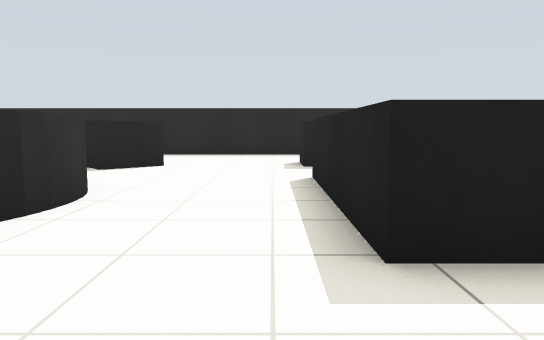
view 1 (above)

24 first-person views from a walk through a robot-simulator world made for Gazebo. The camera is 0.83 m above the floor, tilts 6° down and sees 70° across. The floor is counted in squares, 1 m on a side. Each view is taken from the middle of a square. On the plan, view 1 faces up. The plan holds only what a view shows up to about 12 squares ahead; the rest is blank.

view 2
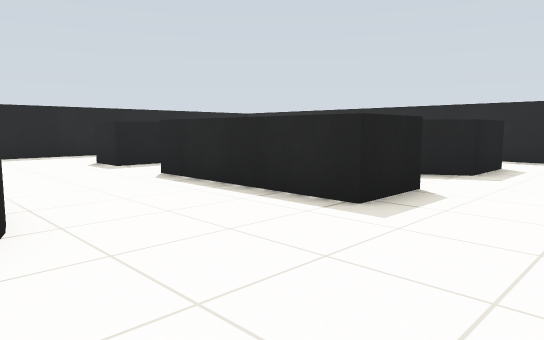

view 3
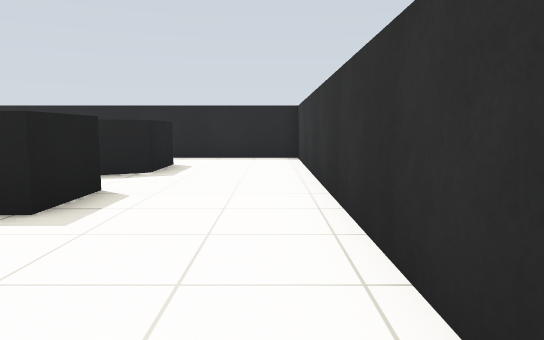

view 4
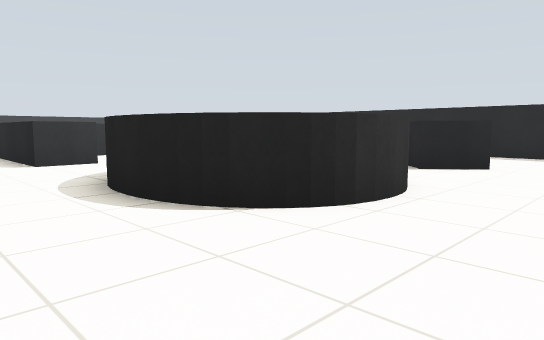

view 5
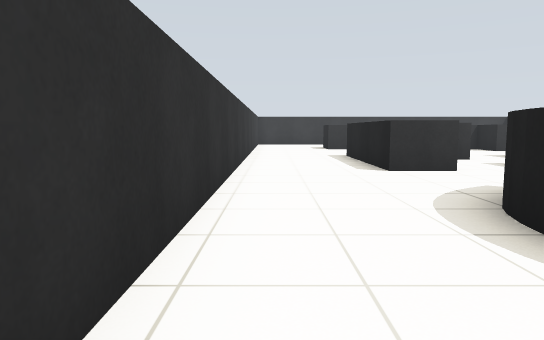

view 6
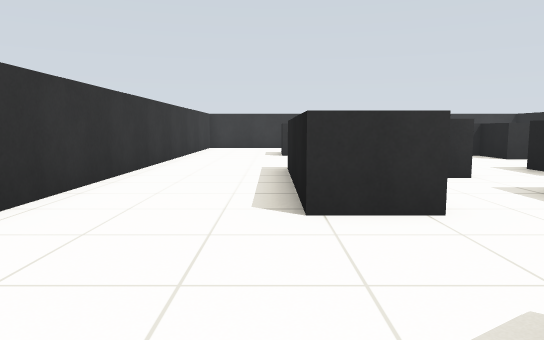

view 7
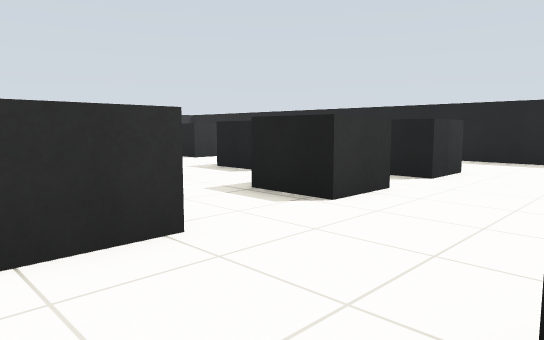

view 8
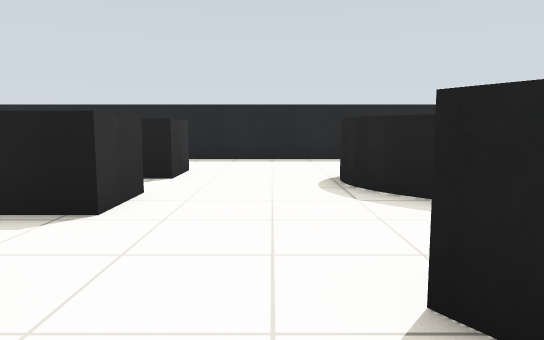

view 9
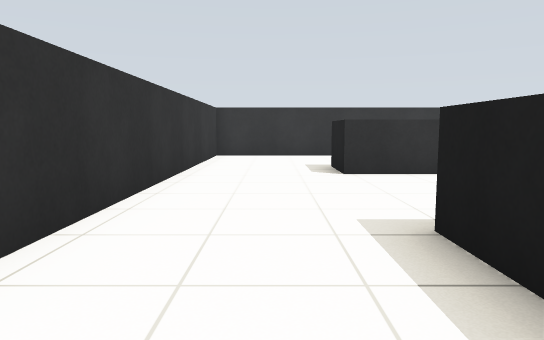

view 10
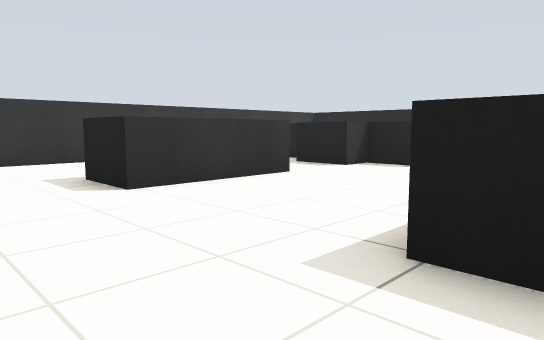

view 11
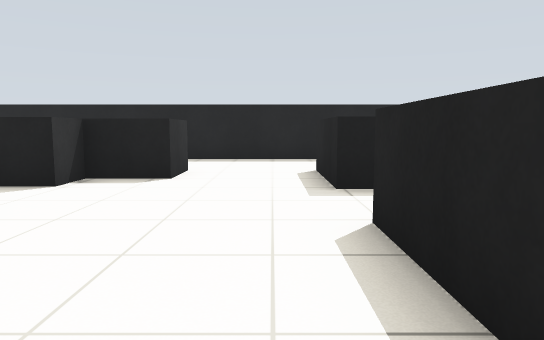

view 12
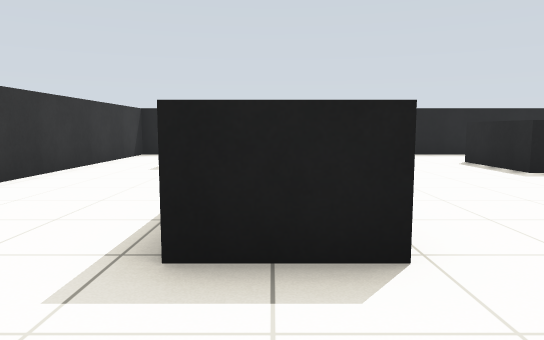

view 13
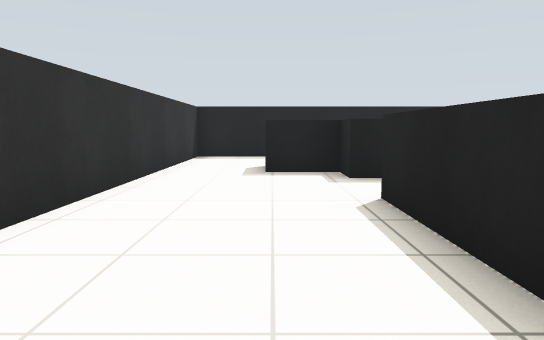

view 14
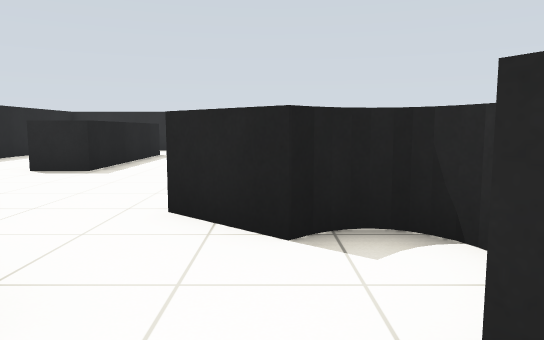

view 15
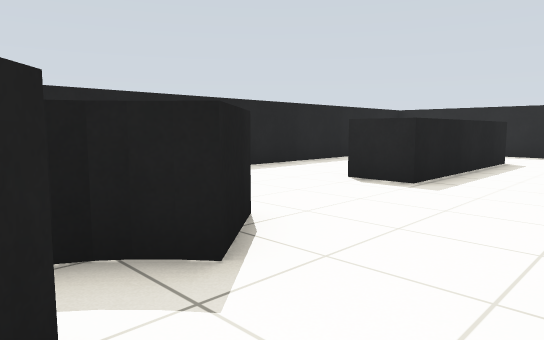

view 16
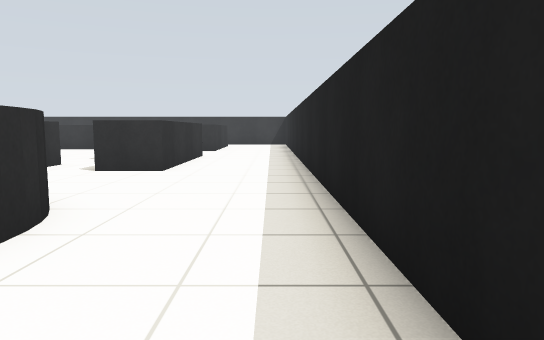

view 17
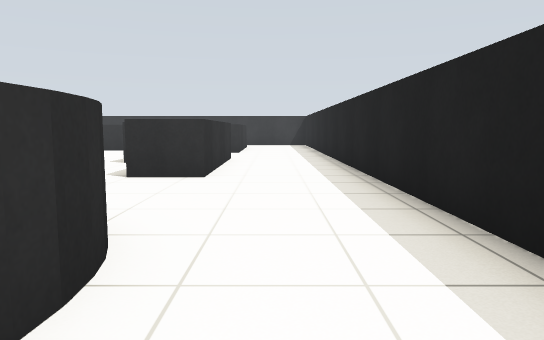

view 18
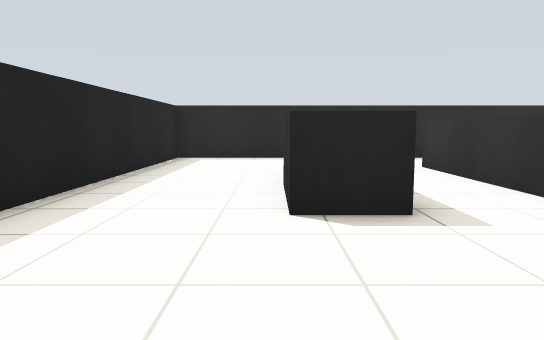

view 19
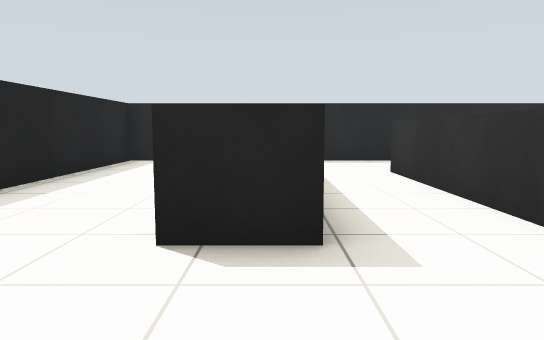

view 20
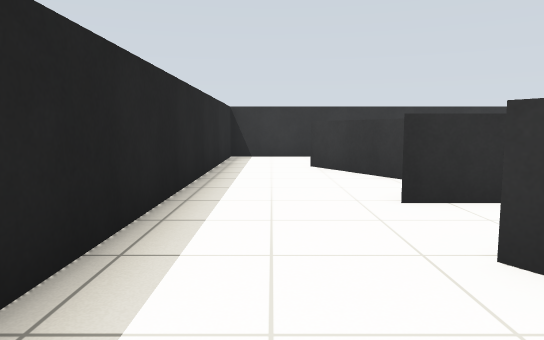

view 21
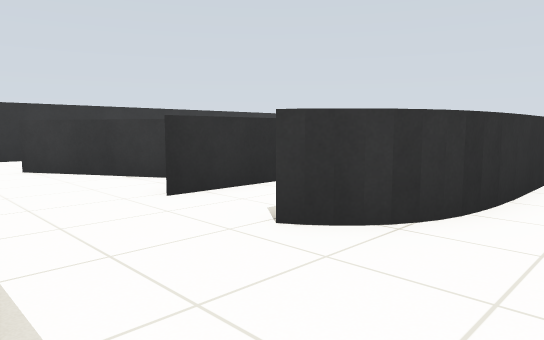

view 22
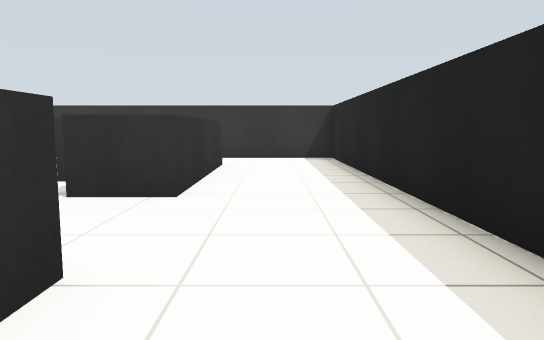

view 23
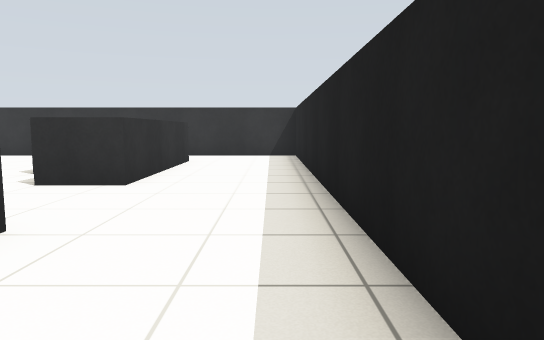

view 24
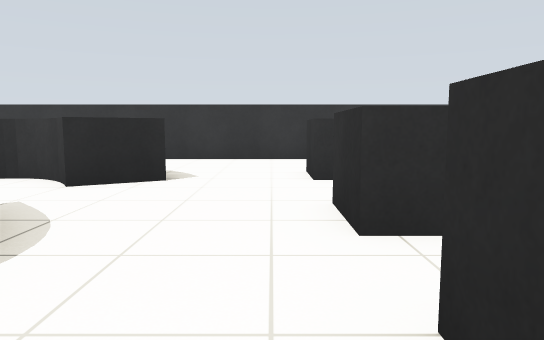

### Floor plan
Ten units are one square. View 1 is at (0, 0); x grows to the right and y downward. Boxes are objects, and circles mark ways between rooms. Rooms are numbered by the first view taken in them; rooms with no view inside come last. Other rooms are left out.
<svg viewBox="-237 -133 324 145">
<path fill="none" stroke="#000" d="M13 -67 56 -67M-23 -48 -23 -43M-24 -51 -23 -45 -23 -37 -27 -29 -33 -25M-23 -38 -25 -33 -28 -29M23 -23 7 -23 7 -67M-34 -24 -38 -22M-24 -89 -35 -79 -40 -84M32 -98 39 -98M37 -98 45 -96M-25 7 82 7 82 -35M56 -85 7 -85 7 -98 34 -98M61 -23 44 -23 39 -32M45 -128 -7 -128M-141 -31 -141 -55M-129 -73 -141 -73 -141 -98 -97 -98M-181 -56 -181 -23 -197 -23M-197 -27 -197 -57M-97 -37 -97 -23 -141 -23M-211 -98 -167 -98 -167 -85 -181 -85 -181 -76 -197 -76 -197 -85 -211 -85M-70 -33 -73 -37M-231 7 -25 7M-84 -128 -232 -128 -232 -17M-50 -21 -55 -22M-44 -22 -51 -21 -58 -23M-40 -22 -45 -21M-37 -23 -42 -22M-67 -72 -68 -77M-65 -70 -67 -74M-63 -67 -66 -71M-60 -65 -64 -68M-61 -96 -54 -100 -47 -100M-58 -98 -51 -100 -44 -100M-97 -70 -97 -57M-97 -98 -97 -85M-42 -48 -31 -61M-73 -37 -59 -45M-22 -128 -84 -128M46 -96 50 -93M46 -51 61 -23M82 -35 82 -128 45 -128"/>
<circle cx="-35" cy="-5" r="3" fill="#2a7"/>
<circle cx="-27" cy="-110" r="3" fill="#2a7"/>
<circle cx="-40" cy="-60" r="3" fill="#2a7"/>
<circle cx="46" cy="-96" r="3" fill="#2a7"/>
<circle cx="75" cy="-30" r="3" fill="#2a7"/>
<circle cx="-85" cy="-30" r="3" fill="#2a7"/>
<circle cx="-90" cy="-115" r="3" fill="#2a7"/>
<text x="0" y="-50">1</text>
<text x="-150" y="-50">2</text>
<text x="-70" y="-80">3</text>
<text x="70" y="-80">4</text>
</svg>
Room 1 opens to room 2. Room 1 opens to room 3. Room 1 opens to room 4. Room 2 opens to room 3.

Where each view was taken, in squares from view 1:
view 1: 0 up, 0 right, facing up
view 2: 0 up, 3 left, facing up-right
view 3: 0 up, 3 left, facing right
view 4: 0 up, 0 right, facing up-left
view 5: 0 up, 2 left, facing left
view 6: 2 up, 6 left, facing left
view 7: 2 up, 7 left, facing up-left
view 8: 2 up, 8 left, facing up
view 9: 1 up, 11 left, facing left
view 10: 0 up, 13 left, facing up-left
view 11: 2 up, 15 left, facing up
view 12: 0 up, 19 left, facing up
view 13: 1 up, 21 left, facing up
view 14: 5 up, 7 left, facing right
view 15: 6 up, 5 left, facing up-right
view 16: 12 up, 2 left, facing left
view 17: 11 up, 3 left, facing left
view 18: 10 up, 3 left, facing right
view 19: 9 up, 2 left, facing right
view 20: 11 up, 7 right, facing down
view 21: 11 up, 8 right, facing down-left
view 22: 11 up, 12 left, facing left
view 23: 12 up, 11 left, facing left
view 24: 10 up, 9 left, facing down
